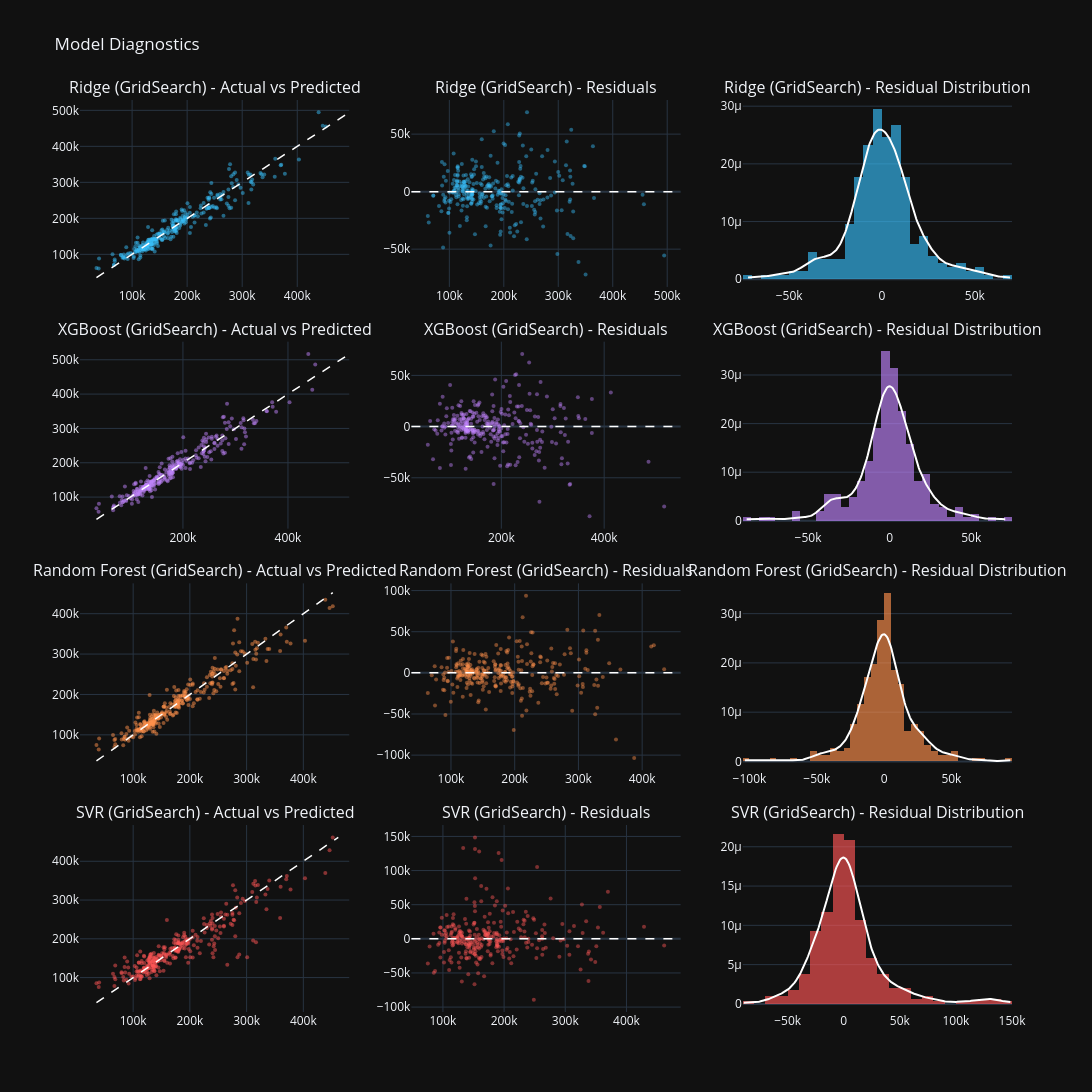

The code cell stored with this chart in its notebook:
### Markdown cell above
### **5.6 Why Does Ridge Win?**

Ridge outperforms XGBoost on this dataset for a specific reason: with only
1,166 training samples and 237 features, the feature matrix is wide relative
to its height. In this regime Ridge's L2 regularisation is extremely effective -
it shrinks all 237 coefficients simultaneously, preventing any single noisy
feature from dominating.

XGBoost needs more data to exploit its non-linear capacity. The variance
analysis confirms the difference is not statistically significant at this
sample size - both models are operating near the dataset's information ceiling.
The blend captures the best of both.

### **5.7 Why Does Random Forest Underperform Boosting?**

Random Forest uses bagging - each tree trains on an independent bootstrap sample
and all samples are weighted equally. XGBoost uses boosting - each tree learns
from the residuals of the previous one, concentrating capacity on difficult
examples.

With a small dataset, boosting's focused learning wins. Random Forest needs
more diverse data to benefit from its ensemble averaging.

### **5.8 Why Does SVR Fail?**

SVR with RBF kernel assumes similarity between houses decreases smoothly with
distance in feature space. With 237 features after OHE, most house pairs are
equally distant - the curse of dimensionality destroys kernel discrimination.
Tree-based models avoid this because they split on individual features rather
than distances.

### Code cell
results_list = [result_ridge, result_xgb, result_rf, result_svr]
n = len(results_list)

fig = make_subplots(
    rows=n, cols=3,
    subplot_titles=[
        title
        for r in results_list
        for title in [
            f"{r['model']} - Actual vs Predicted",
            f"{r['model']} - Residuals",
            f"{r['model']} - Residual Distribution",
        ]
    ],
    vertical_spacing=0.06,
)

colors = {
    "Ridge (GridSearch)":         "#38bdf8",
    "XGBoost (GridSearch)":       "#c084fc",
    "Random Forest (GridSearch)": "#ff914d",
    "SVR (GridSearch)":           "#ff5757",
}

for i, res in enumerate(results_list, start=1):
    color  = colors.get(res["model"], "#ffffff")
    y_true = res["_y_true"]
    y_pred = res["_y_pred"]
    resids = res["_residuals"]
    mn, mx = min(y_true.min(), y_pred.min()), max(y_true.max(), y_pred.max())

    fig.add_trace(
        go.Scatter(x=y_true, y=y_pred, mode="markers",
                   marker=dict(color=color, size=4, opacity=0.5), showlegend=False),
        row=i, col=1,
    )
    fig.add_trace(
        go.Scatter(x=[mn, mx], y=[mn, mx], mode="lines",
                   line=dict(color="white", width=1.5, dash="dash"), showlegend=False),
        row=i, col=1,
    )
    fig.add_trace(
        go.Scatter(x=y_pred, y=resids, mode="markers",
                   marker=dict(color=color, size=4, opacity=0.45), showlegend=False),
        row=i, col=2,
    )
    fig.add_hline(
        y=0, row=i, col=2,
        line=dict(color="white", width=1.5, dash="dash"),
    )
    fig.add_trace(
        go.Histogram(x=resids, nbinsx=45, marker_color=color,
                     opacity=0.65, histnorm="probability density", showlegend=False),
        row=i, col=3,
    )
    kde   = gaussian_kde(resids, bw_method=0.3)
    x_kde = np.linspace(resids.min(), resids.max(), 300)
    fig.add_trace(
        go.Scatter(x=x_kde, y=kde(x_kde), mode="lines",
                   line=dict(color="white", width=2), showlegend=False),
        row=i, col=3,
    )

fig.update_layout(title="Model Diagnostics", height=420 * n, width=1500)
fig.show()

### Figure 1 — Plotly figure (JSON) as saved in the notebook; plotly's stock layout.template omitted (floating-point values rounded to 4 significant figures; data arrays with more than 128 entries replaced by an {"elided": "..."} marker saying what was removed)
{"data": [{"marker": {"color": "#38bdf8", "opacity": 0.5, "size": 4}, "mode": "markers", "showlegend": false, "type": "scatter", "x": {"elided": "292 float values"}, "xaxis": "x", "y": {"elided": "292 float values"}, "yaxis": "y"}, {"line": {"color": "white", "dash": "dash", "width": 1.5}, "mode": "lines", "showlegend": false, "type": "scatter", "x": [35310.0, 494400.0], "xaxis": "x", "y": [35310.0, 494400.0], "yaxis": "y"}, {"marker": {"color": "#38bdf8", "opacity": 0.45, "size": 4}, "mode": "markers", "showlegend": false, "type": "scatter", "x": {"elided": "292 float values"}, "xaxis": "x2", "y": {"elided": "292 float values"}, "yaxis": "y2"}, {"histnorm": "probability density", "marker": {"color": "#38bdf8"}, "nbinsx": 45, "opacity": 0.65, "showlegend": false, "type": "histogram", "x": {"elided": "292 float values"}, "xaxis": "x3", "yaxis": "y3"}, {"line": {"color": "white", "width": 2}, "mode": "lines", "showlegend": false, "type": "scatter", "x": {"elided": "300 float values"}, "xaxis": "x3", "y": {"elided": "300 float values"}, "yaxis": "y3"}, {"marker": {"color": "#c084fc", "opacity": 0.5, "size": 4}, "mode": "markers", "showlegend": false, "type": "scatter", "x": {"elided": "292 float values"}, "xaxis": "x4", "y": {"elided": "292 float values"}, "yaxis": "y4"}, {"line": {"color": "white", "dash": "dash", "width": 1.5}, "mode": "lines", "showlegend": false, "type": "scatter", "x": [35310.0, 516700.0], "xaxis": "x4", "y": [35310.0, 516700.0], "yaxis": "y4"}, {"marker": {"color": "#c084fc", "opacity": 0.45, "size": 4}, "mode": "markers", "showlegend": false, "type": "scatter", "x": {"elided": "292 float values"}, "xaxis": "x5", "y": {"elided": "292 float values"}, "yaxis": "y5"}, {"histnorm": "probability density", "marker": {"color": "#c084fc"}, "nbinsx": 45, "opacity": 0.65, "showlegend": false, "type": "histogram", "x": {"elided": "292 float values"}, "xaxis": "x6", "yaxis": "y6"}, {"line": {"color": "white", "width": 2}, "mode": "lines", "showlegend": false, "type": "scatter", "x": {"elided": "300 float values"}, "xaxis": "x6", "y": {"elided": "300 float values"}, "yaxis": "y6"}, {"marker": {"color": "#ff914d", "opacity": 0.5, "size": 4}, "mode": "markers", "showlegend": false, "type": "scatter", "x": {"elided": "292 float values"}, "xaxis": "x7", "y": {"elided": "292 float values"}, "yaxis": "y7"}, {"line": {"color": "white", "dash": "dash", "width": 1.5}, "mode": "lines", "showlegend": false, "type": "scatter", "x": [35310.0, 452000.0], "xaxis": "x7", "y": [35310.0, 452000.0], "yaxis": "y7"}, {"marker": {"color": "#ff914d", "opacity": 0.45, "size": 4}, "mode": "markers", "showlegend": false, "type": "scatter", "x": {"elided": "292 float values"}, "xaxis": "x8", "y": {"elided": "292 float values"}, "yaxis": "y8"}, {"histnorm": "probability density", "marker": {"color": "#ff914d"}, "nbinsx": 45, "opacity": 0.65, "showlegend": false, "type": "histogram", "x": {"elided": "292 float values"}, "xaxis": "x9", "yaxis": "y9"}, {"line": {"color": "white", "width": 2}, "mode": "lines", "showlegend": false, "type": "scatter", "x": {"elided": "300 float values"}, "xaxis": "x9", "y": {"elided": "300 float values"}, "yaxis": "y9"}, {"marker": {"color": "#ff5757", "opacity": 0.5, "size": 4}, "mode": "markers", "showlegend": false, "type": "scatter", "x": {"elided": "292 float values"}, "xaxis": "x10", "y": {"elided": "292 float values"}, "yaxis": "y10"}, {"line": {"color": "white", "dash": "dash", "width": 1.5}, "mode": "lines", "showlegend": false, "type": "scatter", "x": [35310.0, 461600.0], "xaxis": "x10", "y": [35310.0, 461600.0], "yaxis": "y10"}, {"marker": {"color": "#ff5757", "opacity": 0.45, "size": 4}, "mode": "markers", "showlegend": false, "type": "scatter", "x": {"elided": "292 float values"}, "xaxis": "x11", "y": {"elided": "292 float values"}, "yaxis": "y11"}, {"histnorm": "probability density", "marker": {"color": "#ff5757"}, "nbinsx": 45, "opacity": 0.65, "showlegend": false, "type": "histogram", "x": {"elided": "292 float values"}, "xaxis": "x12", "yaxis": "y12"}, {"line": {"color": "white", "width": 2}, "mode": "lines", "showlegend": false, "type": "scatter", "x": {"elided": "300 float values"}, "xaxis": "x12", "y": {"elided": "300 float values"}, "yaxis": "y12"}], "layout": {"annotations": [{"font": {"size": 16}, "showarrow": false, "text": "Ridge (GridSearch) - Actual vs Predicted", "x": 0.1444, "xanchor": "center", "xref": "paper", "y": 1, "yanchor": "bottom", "yref": "paper"}, {"font": {"size": 16}, "showarrow": false, "text": "Ridge (GridSearch) - Residuals", "x": 0.5, "xanchor": "center", "xref": "paper", "y": 1, "yanchor": "bottom", "yref": "paper"}, {"font": {"size": 16}, "showarrow": false, "text": "Ridge (GridSearch) - Residual Distribution", "x": 0.8556, "xanchor": "center", "xref": "paper", "y": 1, "yanchor": "bottom", "yref": "paper"}, {"font": {"size": 16}, "showarrow": false, "text": "XGBoost (GridSearch) - Actual vs Predicted", "x": 0.1444, "xanchor": "center", "xref": "paper", "y": 0.735, "yanchor": "bottom", "yref": "paper"}, {"font": {"size": 16}, "showarrow": false, "text": "XGBoost (GridSearch) - Residuals", "x": 0.5, "xanchor": "center", "xref": "paper", "y": 0.735, "yanchor": "bottom", "yref": "paper"}, {"font": {"size": 16}, "showarrow": false, "text": "XGBoost (GridSearch) - Residual Distribution", "x": 0.8556, "xanchor": "center", "xref": "paper", "y": 0.735, "yanchor": "bottom", "yref": "paper"}, {"font": {"size": 16}, "showarrow": false, "text": "Random Forest (GridSearch) - Actual vs Predicted", "x": 0.1444, "xanchor": "center", "xref": "paper", "y": 0.47, "yanchor": "bottom", "yref": "paper"}, {"font": {"size": 16}, "showarrow": false, "text": "Random Forest (GridSearch) - Residuals", "x": 0.5, "xanchor": "center", "xref": "paper", "y": 0.47, "yanchor": "bottom", "yref": "paper"}, {"font": {"size": 16}, "showarrow": false, "text": "Random Forest (GridSearch) - Residual Distribution", "x": 0.8556, "xanchor": "center", "xref": "paper", "y": 0.47, "yanchor": "bottom", "yref": "paper"}, {"font": {"size": 16}, "showarrow": false, "text": "SVR (GridSearch) - Actual vs Predicted", "x": 0.1444, "xanchor": "center", "xref": "paper", "y": 0.205, "yanchor": "bottom", "yref": "paper"}, {"font": {"size": 16}, "showarrow": false, "text": "SVR (GridSearch) - Residuals", "x": 0.5, "xanchor": "center", "xref": "paper", "y": 0.205, "yanchor": "bottom", "yref": "paper"}, {"font": {"size": 16}, "showarrow": false, "text": "SVR (GridSearch) - Residual Distribution", "x": 0.8556, "xanchor": "center", "xref": "paper", "y": 0.205, "yanchor": "bottom", "yref": "paper"}], "height": 1680, "shapes": [{"line": {"color": "white", "dash": "dash", "width": 1.5}, "type": "line", "x0": 0, "x1": 1, "xref": "x2 domain", "y0": 0, "y1": 0, "yref": "y2"}, {"line": {"color": "white", "dash": "dash", "width": 1.5}, "type": "line", "x0": 0, "x1": 1, "xref": "x5 domain", "y0": 0, "y1": 0, "yref": "y5"}, {"line": {"color": "white", "dash": "dash", "width": 1.5}, "type": "line", "x0": 0, "x1": 1, "xref": "x8 domain", "y0": 0, "y1": 0, "yref": "y8"}, {"line": {"color": "white", "dash": "dash", "width": 1.5}, "type": "line", "x0": 0, "x1": 1, "xref": "x11 domain", "y0": 0, "y1": 0, "yref": "y11"}], "title": {"text": "Model Diagnostics"}, "width": 1500, "xaxis": {"anchor": "y", "domain": [0, 0.2889]}, "xaxis10": {"anchor": "y10", "domain": [0, 0.2889]}, "xaxis11": {"anchor": "y11", "domain": [0.3556, 0.6444]}, "xaxis12": {"anchor": "y12", "domain": [0.7111, 1]}, "xaxis2": {"anchor": "y2", "domain": [0.3556, 0.6444]}, "xaxis3": {"anchor": "y3", "domain": [0.7111, 1]}, "xaxis4": {"anchor": "y4", "domain": [0, 0.2889]}, "xaxis5": {"anchor": "y5", "domain": [0.3556, 0.6444]}, "xaxis6": {"anchor": "y6", "domain": [0.7111, 1]}, "xaxis7": {"anchor": "y7", "domain": [0, 0.2889]}, "xaxis8": {"anchor": "y8", "domain": [0.3556, 0.6444]}, "xaxis9": {"anchor": "y9", "domain": [0.7111, 1]}, "yaxis": {"anchor": "x", "domain": [0.795, 1]}, "yaxis10": {"anchor": "x10", "domain": [0, 0.205]}, "yaxis11": {"anchor": "x11", "domain": [0, 0.205]}, "yaxis12": {"anchor": "x12", "domain": [0, 0.205]}, "yaxis2": {"anchor": "x2", "domain": [0.795, 1]}, "yaxis3": {"anchor": "x3", "domain": [0.795, 1]}, "yaxis4": {"anchor": "x4", "domain": [0.53, 0.735]}, "yaxis5": {"anchor": "x5", "domain": [0.53, 0.735]}, "yaxis6": {"anchor": "x6", "domain": [0.53, 0.735]}, "yaxis7": {"anchor": "x7", "domain": [0.265, 0.47]}, "yaxis8": {"anchor": "x8", "domain": [0.265, 0.47]}, "yaxis9": {"anchor": "x9", "domain": [0.265, 0.47]}}}
